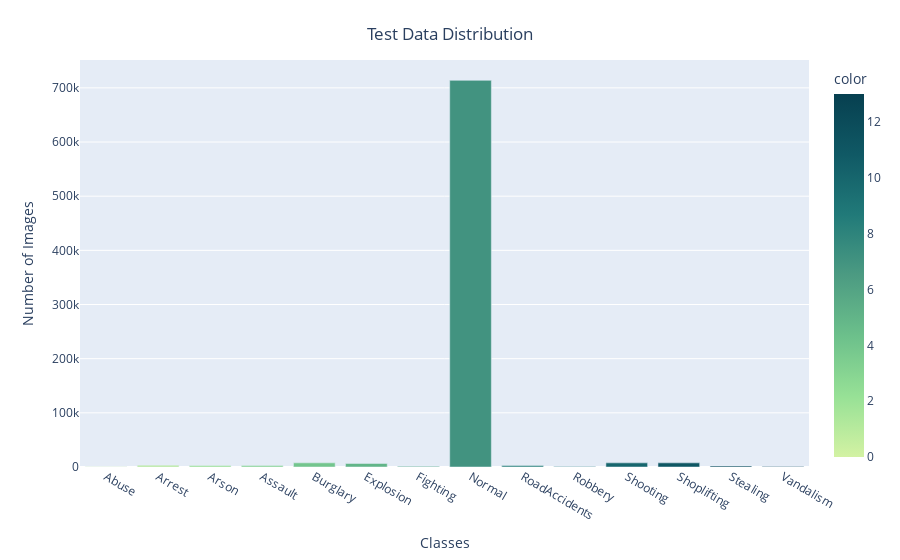

This figure's notebook cell:
### Markdown cell above
### Test Data Distribution

### Code cell
fig = px.bar(x = CLASS_LABELS,
             y = [list(test_generator.classes).count(i) for i in np.unique(test_generator.classes)] , 
             color = np.unique(train_generator.classes) ,
             color_continuous_scale="Emrld") 
fig.update_xaxes(title="Classes")
fig.update_yaxes(title = "Number of Images")
fig.update_layout(showlegend = True,
    title = {
        'text': 'Test Data Distribution ',
        'y':0.95,
        'x':0.5,
        'xanchor': 'center',
        'yanchor': 'top'})
fig.show()

### Figure 1 — Plotly figure (JSON) as saved in the notebook; plotly's stock layout.template omitted (floating-point values rounded to 4 significant figures)
{"data": [{"alignmentgroup": "True", "hovertemplate": "x=%{x}<br>y=%{y}<br>color=%{marker.color}<extra></extra>", "legendgroup": "", "marker": {"color": [0, 1, 2, 3, 4, 5, 6, 7, 8, 9, 10, 11, 12, 13], "coloraxis": "coloraxis", "pattern": {"shape": ""}}, "name": "", "offsetgroup": "", "orientation": "v", "showlegend": false, "textposition": "auto", "type": "bar", "x": ["Abuse", "Arrest", "Arson", "Assault", "Burglary", "Explosion", "Fighting", "Normal", "RoadAccidents", "Robbery", "Shooting", "Shoplifting", "Stealing", "Vandalism"], "xaxis": "x", "y": [297, 3365, 2793, 2657, 7657, 6510, 1231, 713857, 2663, 835, 7630, 7623, 1984, 1111], "yaxis": "y"}], "layout": {"barmode": "relative", "coloraxis": {"colorbar": {"title": {"text": "color"}}, "colorscale": [[0, "rgb(211, 242, 163)"], [0.1667, "rgb(151, 225, 150)"], [0.3333, "rgb(108, 192, 139)"], [0.5, "rgb(76, 155, 130)"], [0.6667, "rgb(33, 122, 121)"], [0.8333, "rgb(16, 89, 101)"], [1, "rgb(7, 64, 80)"]]}, "legend": {"tracegroupgap": 0}, "margin": {"t": 60}, "showlegend": true, "title": {"text": "Test Data Distribution ", "x": 0.5, "xanchor": "center", "y": 0.95, "yanchor": "top"}, "xaxis": {"anchor": "y", "domain": [0, 1], "title": {"text": "Classes"}}, "yaxis": {"anchor": "x", "domain": [0, 1], "title": {"text": "Number of Images"}}}}
